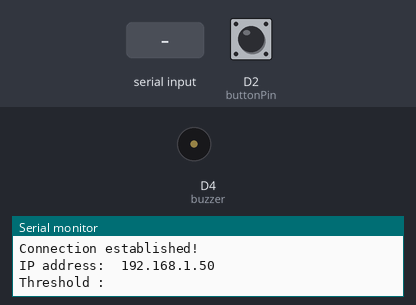
Simulated run of this sketch. Board: ESP8266 (NodeMCU). Parts: buzzer (waves = sounding), the last lines printed to the serial monitor. Inputs (shaded band) come from the test bench; at power-on: D2 (buttonPin) HIGH. WiFi joins after 1.5 s; servers stay silent unless stated; uploads are accepted with an empty reply.

Above: at 3.9 s.
4.0 s: "value=75\n" received over the second serial link
At 4.35 s:
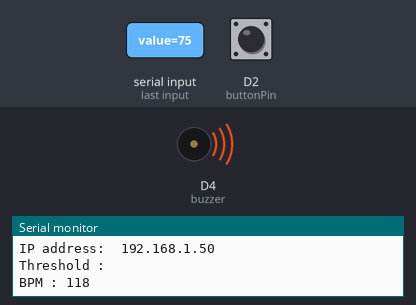
7.0 s: "90,45\n" received over the second serial link
10.0 s: "5\n" received over the second serial link
Timing chart, 0 to 14.0 s (numbered marks = the images above; inputs shaded):
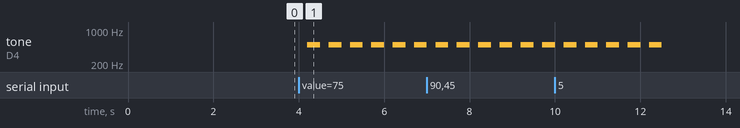

Measured:
- after the input at 4.0 s, tone on D4 (buzzer): alternates 500 Hz for 0.30 s and silent for 0.20 s, starting after 0.20 s

The sketch:

wificlient.ino
```cpp
#include <ESP8266WiFi.h>        // Include the Wi-Fi library
#include <ESP8266HTTPClient.h>
#include <WiFiClient.h>
#include <SoftwareSerial.h>

int buttonPin = D2;
int buzzer = D4;

const char* ssid     = "Nicore";         // The SSID (name) of the Wi-Fi network you want to connect to
const char* password = "12345678";     // The password of the Wi-Fi network

const char* post_link = "http://192.168.235.38:80/Nicore/server.php";   //la stessa SUBNET
const char* serverName = "http://192.168.235.38:80/Nicore/server.php?type=get_threshold";

WiFiClient client;

SoftwareSerial mySerial(D5,D6); //RX e TX

int bpm = 0;
String threshold = "";

void setup() {
  Serial.begin(115200);         // Start the Serial communication to send messages to the computer
  pinMode(buttonPin, INPUT_PULLUP);
  pinMode(buzzer,OUTPUT);
  delay(10);
  Serial.println('\n');
  mySerial.begin(115200);

  WiFi.begin(ssid, password);             // Connect to the network
  Serial.print("Connecting to ");
  Serial.print(ssid); Serial.println(" ...");

  int i = 0;
  while (WiFi.status() != WL_CONNECTED) { // Wait for the Wi-Fi to connect
    delay(1000);
    Serial.print(++i); Serial.print(' ');
  }

  Serial.println('\n');
  Serial.println("Connection established!");
  Serial.print("IP address:\t");
  Serial.println(WiFi.localIP());         // Send the IP address of the ESP8266 to the computer

  //send_to_server("value=75");   //test per vedere se funziona la post

  threshold = get_from_server(serverName);
}


void loop() {

  if ( mySerial.available() > 0 ) {
    bpm = mySerial.read();
    Serial.print("BPM : ");
    Serial.println(bpm);
    send_to_server("value="+ String(bpm));
    if( bpm>threshold.toInt()){
      tone(buzzer,500,500);
      delay(300);
    }
  }

  if ( digitalRead(buttonPin) == LOW ){
    threshold = get_from_server(serverName);
  }
  noTone(buzzer);
}


void send_to_server(String postData) {
  HTTPClient http;    //Declare object of class HTTPClient
  if (WiFi.status() == WL_CONNECTED)
  { //Check WiFi connection status
    // Send and get Data
    http.begin(client , post_link);              //Specify request destination
    http.addHeader("Content-Type", "application/x-www-form-urlencoded");    //Specify content-type header
    int httpCode = http.POST(postData);   //Send the request
    //Serial.println(httpCode);   //Print HTTP return code
    http.end();  //Close connection
    //Serial.println(postData);
  }

  else
  {
    Serial.println("Error in WiFi connection");
  }
}

String get_from_server(const char* serverName){
  String threshold;
  if(WiFi.status()==WL_CONNECTED){
    threshold = httpGETRequest(serverName);
    Serial.println("Threshold : "+threshold);
  } else {
    Serial.println("Error in wifi connection");
    }
    delay(500);
    return threshold;
}

String httpGETRequest(const char* serverName){
  WiFiClient client;
  HTTPClient http;

  http.begin(client,serverName);

  int httpResponseCode = http.GET();

  String payload = "";

  if ( httpResponseCode>0){
    //Serial.print("HTTP Responde code: ");
    //Serial.println(httpResponseCode);
    payload = http.getString();
  } else {
    Serial.print("Error code: ");
    Serial.println(httpResponseCode);
    }
    http.end();
    return payload;
}
```
